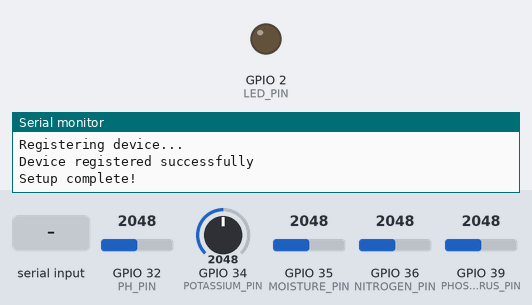
This sketch was run on a simulated ESP32. On the bench: output pins drawn as LEDs (lit = HIGH), the last lines printed to the serial monitor. The test bench sets the inputs (shaded band); at power-on: GPIO 32 (PH_PIN) = 2048, GPIO 34 (POTASSIUM_PIN) = 2048, GPIO 35 (MOISTURE_PIN) = 2048, GPIO 36 (NITROGEN_PIN) = 2048, GPIO 39 (PHOSPHORUS_PIN) = 2048. WiFi joins after 1.5 s; servers stay silent unless stated; the local clock reads 2024-03-15 10:24:30 at power-on unless the sketch sets it.

Above: at 4.0 s.
4.1 s: "READ\n" received over Serial
6.3 s: "WIFI\n" received over Serial
At 7.9 s:
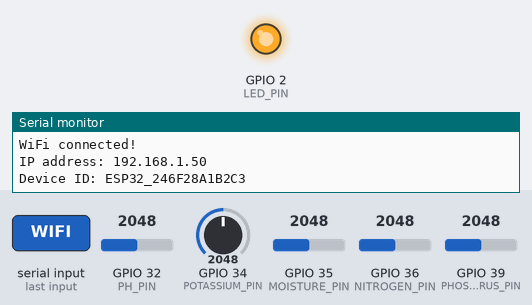
8.3 s: "SEND\n" received over Serial
Timing chart, 0 to 32.9 s (numbered marks = the images above; inputs shaded):
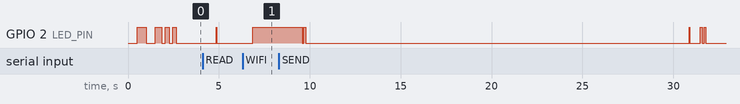

The sketch:

esp32_firebase_soil_monitoring.ino
```cpp
/*
  ESP32 Soil Monitoring with Direct Firebase Integration

  This sketch reads NPK sensor data and sends it directly to Firebase Realtime Database
  without requiring the Flutter app to be running. The Flutter app can still read
  the data from Firebase for display and analytics.

  Hardware Requirements:
  - ESP32 Development Board
  - NPK Soil Sensor (or individual N, P, K sensors)
  - Optional: pH sensor, moisture sensor, temperature sensor

  Libraries Required (install via Arduino Library Manager):
  - Firebase ESP32 Client by Mobizt
  - WiFi (built-in)
  - ArduinoJson (for data formatting)

  Firebase Project: soil-monitoring-a2675
  Database URL: https://soil-monitoring-a2675-default-rtdb.firebaseio.com
*/

#include <WiFi.h>
#include <FirebaseESP32.h>
#include <ArduinoJson.h>
#include <time.h>

// WiFi credentials
const char* WIFI_SSID = "YOUR_WIFI_SSID";
const char* WIFI_PASSWORD = "YOUR_WIFI_PASSWORD";

// Firebase configuration
#define FIREBASE_HOST "soil-monitoring-a2675-default-rtdb.firebaseio.com"
#define FIREBASE_AUTH "YOUR_FIREBASE_DATABASE_SECRET"  // Get from Firebase Console > Project Settings > Service Accounts > Database Secrets

// Pin definitions for ESP32
#define NITROGEN_PIN 36    // GPIO36 (A0)
#define PHOSPHORUS_PIN 39  // GPIO39 (A3)
#define POTASSIUM_PIN 34   // GPIO34 (A6)
#define LED_PIN 2          // Built-in LED
#define MOISTURE_PIN 35    // Optional moisture sensor
#define PH_PIN 32          // Optional pH sensor

// Sensor calibration values
#define NITROGEN_MIN 0
#define NITROGEN_MAX 4095  // ESP32 ADC is 12-bit (0-4095)
#define PHOSPHORUS_MIN 0
#define PHOSPHORUS_MAX 4095
#define POTASSIUM_MIN 0
#define POTASSIUM_MAX 4095

// Timing variables
unsigned long lastReading = 0;
const unsigned long READING_INTERVAL = 30000; // Read every 30 seconds
const unsigned long WIFI_TIMEOUT = 10000;     // WiFi connection timeout

// Firebase objects
FirebaseData firebaseData;
FirebaseAuth auth;
FirebaseConfig config;

// Sensor values
float nitrogenLevel = 0.0;
float phosphorusLevel = 0.0;
float potassiumLevel = 0.0;
float moistureLevel = 0.0;
float phLevel = 0.0;
float temperature = 0.0;

// Device info
String deviceId = "ESP32_001";
bool wifiConnected = false;
bool firebaseConnected = false;

void setup() {
  Serial.begin(115200);
  Serial.println("ESP32 Soil Monitoring System Starting...");

  // Initialize pins
  pinMode(LED_PIN, OUTPUT);
  pinMode(NITROGEN_PIN, INPUT);
  pinMode(PHOSPHORUS_PIN, INPUT);
  pinMode(POTASSIUM_PIN, INPUT);
  pinMode(MOISTURE_PIN, INPUT);
  pinMode(PH_PIN, INPUT);

  // Generate unique device ID based on MAC address
  deviceId = "ESP32_" + WiFi.macAddress();
  deviceId.replace(":", "");

  // Initialize WiFi
  initWiFi();

  // Initialize Firebase
  initFirebase();

  // Initialize time (for timestamps)
  configTime(8 * 3600, 0, "pool.ntp.org"); // UTC+8 timezone

  Serial.println("Setup complete!");
  blinkLED(3, 200); // 3 quick blinks to indicate ready
}

void loop() {
  // Check WiFi connection
  if (WiFi.status() != WL_CONNECTED) {
    wifiConnected = false;
    Serial.println("WiFi disconnected. Reconnecting...");
    initWiFi();
  } else {
    wifiConnected = true;
  }

  // Read sensors and send to Firebase
  if (millis() - lastReading >= READING_INTERVAL) {
    if (wifiConnected) {
      readSensors();
      sendToFirebase();
      lastReading = millis();
    }
  }

  // Handle serial commands for debugging
  if (Serial.available()) {
    String command = Serial.readStringUntil('\n');
    command.trim();
    handleSerialCommand(command);
  }

  delay(1000);
}

void initWiFi() {
  Serial.print("Connecting to WiFi: ");
  Serial.println(WIFI_SSID);

  WiFi.begin(WIFI_SSID, WIFI_PASSWORD);

  unsigned long startTime = millis();
  while (WiFi.status() != WL_CONNECTED && millis() - startTime < WIFI_TIMEOUT) {
    delay(500);
    Serial.print(".");
    digitalWrite(LED_PIN, !digitalRead(LED_PIN)); // Blink while connecting
  }

  if (WiFi.status() == WL_CONNECTED) {
    wifiConnected = true;
    digitalWrite(LED_PIN, HIGH);
    Serial.println();
    Serial.println("WiFi connected!");
    Serial.print("IP address: ");
    Serial.println(WiFi.localIP());
    Serial.print("Device ID: ");
    Serial.println(deviceId);
  } else {
    wifiConnected = false;
    digitalWrite(LED_PIN, LOW);
    Serial.println();
    Serial.println("WiFi connection failed!");
  }
}

void initFirebase() {
  if (!wifiConnected) return;

  Serial.println("Initializing Firebase...");

  // Configure Firebase
  config.host = FIREBASE_HOST;
  config.signer.tokens.legacy_token = FIREBASE_AUTH;

  // Initialize Firebase
  Firebase.begin(&config, &auth);
  Firebase.reconnectWiFi(true);

  // Test Firebase connection
  if (Firebase.ready()) {
    firebaseConnected = true;
    Serial.println("Firebase connected successfully!");

    // Register device
    registerDevice();
  } else {
    firebaseConnected = false;
    Serial.println("Firebase connection failed!");
  }
}

void readSensors() {
  Serial.println("Reading sensors...");
  digitalWrite(LED_PIN, HIGH);

  // Read raw sensor values
  int nitrogenRaw = analogRead(NITROGEN_PIN);
  int phosphorusRaw = analogRead(PHOSPHORUS_PIN);
  int potassiumRaw = analogRead(POTASSIUM_PIN);
  int moistureRaw = analogRead(MOISTURE_PIN);
  int phRaw = analogRead(PH_PIN);

  // Convert to percentage/meaningful values
  nitrogenLevel = mapFloat(nitrogenRaw, NITROGEN_MIN, NITROGEN_MAX, 0.0, 100.0);
  phosphorusLevel = mapFloat(phosphorusRaw, PHOSPHORUS_MIN, PHOSPHORUS_MAX, 0.0, 100.0);
  potassiumLevel = mapFloat(potassiumRaw, POTASSIUM_MIN, POTASSIUM_MAX, 0.0, 100.0);
  moistureLevel = mapFloat(moistureRaw, 0, 4095, 0.0, 100.0);
  phLevel = mapFloat(phRaw, 0, 4095, 0.0, 14.0);

  // Get temperature from internal sensor (rough estimate)
  temperature = (temprature_sens_read() - 32) / 1.8; // Convert to Celsius

  // Constrain values
  nitrogenLevel = constrain(nitrogenLevel, 0.0, 100.0);
  phosphorusLevel = constrain(phosphorusLevel, 0.0, 100.0);
  potassiumLevel = constrain(potassiumLevel, 0.0, 100.0);
  moistureLevel = constrain(moistureLevel, 0.0, 100.0);
  phLevel = constrain(phLevel, 0.0, 14.0);

  // Print readings
  Serial.println("=== Sensor Readings ===");
  Serial.println("Nitrogen: " + String(nitrogenLevel, 1) + "%");
  Serial.println("Phosphorus: " + String(phosphorusLevel, 1) + "%");
  Serial.println("Potassium: " + String(potassiumLevel, 1) + "%");
  Serial.println("Moisture: " + String(moistureLevel, 1) + "%");
  Serial.println("pH: " + String(phLevel, 1));
  Serial.println("Temperature: " + String(temperature, 1) + "°C");
  Serial.println("=======================");

  digitalWrite(LED_PIN, LOW);
}

void sendToFirebase() {
  if (!firebaseConnected || !Firebase.ready()) {
    Serial.println("Firebase not ready");
    return;
  }

  Serial.println("Sending data to Firebase...");

  // Get current timestamp
  time_t now;
  time(&now);

  // Create JSON object for current data
  DynamicJsonDocument currentDoc(1024);
  currentDoc["nitrogen"] = nitrogenLevel;
  currentDoc["phosphorus"] = phosphorusLevel;
  currentDoc["potassium"] = potassiumLevel;
  currentDoc["moisture"] = moistureLevel;
  currentDoc["ph"] = phLevel;
  currentDoc["temperature"] = temperature;
  currentDoc["timestamp"] = now;
  currentDoc["deviceId"] = deviceId;
  currentDoc["lastUpdate"] = now;

  String currentJson;
  serializeJson(currentDoc, currentJson);

  // Send current data
  if (Firebase.setString(firebaseData, "/soil_monitoring/current", currentJson)) {
    Serial.println("Current data sent successfully");
  } else {
    Serial.println("Failed to send current data: " + firebaseData.errorReason());
  }

  // Create JSON object for historical data
  DynamicJsonDocument historyDoc(1024);
  historyDoc["nitrogen"] = nitrogenLevel;
  historyDoc["phosphorus"] = phosphorusLevel;
  historyDoc["potassium"] = potassiumLevel;
  historyDoc["moisture"] = moistureLevel;
  historyDoc["ph"] = phLevel;
  historyDoc["temperature"] = temperature;
  historyDoc["deviceId"] = deviceId;

  String historyJson;
  serializeJson(historyDoc, historyJson);

  // Send historical data with timestamp as key
  String historyPath = "/soil_monitoring/history/" + String(now);
  if (Firebase.setString(firebaseData, historyPath, historyJson)) {
    Serial.println("Historical data sent successfully");
  } else {
    Serial.println("Failed to send historical data: " + firebaseData.errorReason());
  }

  // Update device status
  updateDeviceStatus();

  // Blink LED to indicate successful transmission
  blinkLED(2, 100);
}

void registerDevice() {
  Serial.println("Registering device...");

  DynamicJsonDocument deviceDoc(512);
  deviceDoc["deviceId"] = deviceId;
  deviceDoc["type"] = "ESP32_SoilMonitor";
  deviceDoc["location"] = "Field_001";
  deviceDoc["lastSeen"] = time(nullptr);
  deviceDoc["status"] = "online";
  deviceDoc["firmware"] = "1.0.0";
  deviceDoc["sensors"] = "NPK,pH,Moisture,Temperature";

  String deviceJson;
  serializeJson(deviceDoc, deviceJson);

  String devicePath = "/devices/" + deviceId;
  if (Firebase.setString(firebaseData, devicePath, deviceJson)) {
    Serial.println("Device registered successfully");
  } else {
    Serial.println("Failed to register device: " + firebaseData.errorReason());
  }
}

void updateDeviceStatus() {
  time_t now;
  time(&now);

  String statusPath = "/devices/" + deviceId + "/lastSeen";
  Firebase.setInt(firebaseData, statusPath, now);

  String onlinePath = "/devices/" + deviceId + "/status";
  Firebase.setString(firebaseData, onlinePath, "online");
}

void handleSerialCommand(String command) {
  command.toUpperCase();

  if (command == "READ") {
    readSensors();
  }
  else if (command == "SEND") {
    sendToFirebase();
  }
  else if (command == "STATUS") {
    printStatus();
  }
  else if (command == "RESTART") {
    ESP.restart();
  }
  else if (command == "WIFI") {
    initWiFi();
  }
  else if (command == "FIREBASE") {
    initFirebase();
  }
  else {
    Serial.println("Available commands: READ, SEND, STATUS, RESTART, WIFI, FIREBASE");
  }
}

void printStatus() {
  Serial.println("=== ESP32 Status ===");
  Serial.println("Device ID: " + deviceId);
  Serial.println("WiFi: " + String(wifiConnected ? "Connected" : "Disconnected"));
  if (wifiConnected) {
    Serial.println("IP: " + WiFi.localIP().toString());
    Serial.println("RSSI: " + String(WiFi.RSSI()) + " dBm");
  }
  Serial.println("Firebase: " + String(firebaseConnected ? "Connected" : "Disconnected"));
  Serial.println("Uptime: " + String(millis() / 1000) + " seconds");
  Serial.println("Free Heap: " + String(ESP.getFreeHeap()) + " bytes");
  Serial.println("Last Reading: " + String((millis() - lastReading) / 1000) + " seconds ago");
  Serial.println("===================");
}

void blinkLED(int times, int delayMs) {
  for (int i = 0; i < times; i++) {
    digitalWrite(LED_PIN, HIGH);
    delay(delayMs);
    digitalWrite(LED_PIN, LOW);
    delay(delayMs);
  }
}

float mapFloat(float x, float in_min, float in_max, float out_min, float out_max) {
  return (x - in_min) * (out_max - out_min) / (in_max - in_min) + out_min;
}

/*
  Configuration Notes:

  1. Update WiFi credentials:
     - WIFI_SSID: Your WiFi network name
     - WIFI_PASSWORD: Your WiFi password

  2. Get Firebase Database Secret:
     - Go to Firebase Console
     - Project Settings > Service Accounts
     - Database Secrets tab
     - Copy the secret key

  3. Sensor Wiring for ESP32:
     - VCC -> 3.3V (ESP32 uses 3.3V logic)
     - GND -> GND
     - Nitrogen -> GPIO36 (A0)
     - Phosphorus -> GPIO39 (A3)
     - Potassium -> GPIO34 (A6)
     - Moisture -> GPIO35 (A7)
     - pH -> GPIO32 (A4)

  4. Firebase Database Structure:
     /soil_monitoring/current - Latest readings
     /soil_monitoring/history/{timestamp} - Historical data
     /devices/{deviceId} - Device information

  5. Power Considerations:
     - ESP32 can run on battery with deep sleep
     - Add solar panel for continuous operation
     - Monitor battery voltage on GPIO33

  6. Advanced Features:
     - OTA updates for remote firmware updates
     - Web server for local configuration
     - MQTT for real-time communication
     - Multiple sensor support
*/
```

Measured:
- after the input at 4.1 s, GPIO 2 (LED_PIN): LOW → HIGH after 0.76 s, → LOW 0.01 s later
- after the input at 6.3 s, GPIO 2 (LED_PIN): LOW → HIGH after 0.58 s
